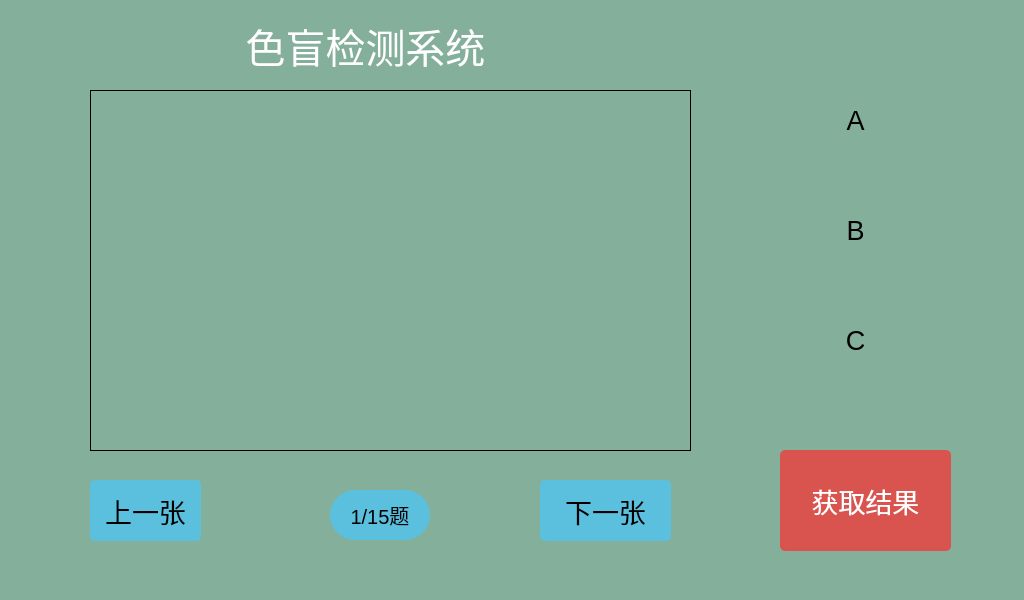
<?xml version="1.0" encoding="UTF-8"?>
<ui version="4.0">
 <class>MainWindow</class>
 <widget class="QMainWindow" name="MainWindow">
  <property name="geometry">
   <rect>
    <x>0</x>
    <y>0</y>
    <width>1024</width>
    <height>600</height>
   </rect>
  </property>
  <property name="windowTitle">
   <string>色盲检测系统</string>
  </property>
  <property name="styleSheet">
   <string notr="true">QPushButton
{
border-radius:5px;

}
QWidget
{
background-color: #84AF9B;
}
#btn_a:checked,#btn_b:checked,#btn_c:checked
{
background-color:rgb(89, 124, 255);border:2px solid #ccc;
}


</string>
  </property>
  <widget class="QWidget" name="centralwidget">
   <widget class="QLabel" name="label">
    <property name="geometry">
     <rect>
      <x>170</x>
      <y>20</y>
      <width>391</width>
      <height>51</height>
     </rect>
    </property>
    <property name="font">
     <font>
      <pointsize>30</pointsize>
     </font>
    </property>
    <property name="styleSheet">
     <string notr="true">color:white;</string>
    </property>
    <property name="text">
     <string>色盲检测系统</string>
    </property>
    <property name="alignment">
     <set>Qt::AlignCenter</set>
    </property>
   </widget>
   <widget class="QPushButton" name="btn_prev">
    <property name="geometry">
     <rect>
      <x>90</x>
      <y>480</y>
      <width>111</width>
      <height>61</height>
     </rect>
    </property>
    <property name="font">
     <font>
      <pointsize>20</pointsize>
     </font>
    </property>
    <property name="styleSheet">
     <string notr="true">background-color:#5bc0de;
border-radius:5px;</string>
    </property>
    <property name="text">
     <string>上一张</string>
    </property>
   </widget>
   <widget class="QPushButton" name="btn_next">
    <property name="geometry">
     <rect>
      <x>540</x>
      <y>480</y>
      <width>131</width>
      <height>61</height>
     </rect>
    </property>
    <property name="font">
     <font>
      <pointsize>20</pointsize>
     </font>
    </property>
    <property name="styleSheet">
     <string notr="true">
background-color:#5bc0de;
border-radius:5px;</string>
    </property>
    <property name="text">
     <string>下一张</string>
    </property>
   </widget>
   <widget class="QPushButton" name="btn_confirm">
    <property name="geometry">
     <rect>
      <x>780</x>
      <y>450</y>
      <width>171</width>
      <height>101</height>
     </rect>
    </property>
    <property name="font">
     <font>
      <pointsize>20</pointsize>
     </font>
    </property>
    <property name="styleSheet">
     <string notr="true">
#btn_confirm
{background-color:#d9534f;
border-radius:5px;
color:white;

}
</string>
    </property>
    <property name="text">
     <string>获取结果</string>
    </property>
   </widget>
   <widget class="QPushButton" name="btn_c">
    <property name="geometry">
     <rect>
      <x>790</x>
      <y>310</y>
      <width>131</width>
      <height>61</height>
     </rect>
    </property>
    <property name="font">
     <font>
      <pointsize>20</pointsize>
     </font>
    </property>
    <property name="text">
     <string>C</string>
    </property>
    <property name="checkable">
     <bool>true</bool>
    </property>
    <attribute name="buttonGroup">
     <string notr="true">answerGroup</string>
    </attribute>
   </widget>
   <widget class="QPushButton" name="btn_b">
    <property name="geometry">
     <rect>
      <x>790</x>
      <y>200</y>
      <width>131</width>
      <height>61</height>
     </rect>
    </property>
    <property name="font">
     <font>
      <pointsize>20</pointsize>
     </font>
    </property>
    <property name="styleSheet">
     <string notr="true">
#btn_b
{
border-redius:5px;
}
</string>
    </property>
    <property name="text">
     <string>B</string>
    </property>
    <property name="checkable">
     <bool>true</bool>
    </property>
    <property name="checked">
     <bool>false</bool>
    </property>
    <attribute name="buttonGroup">
     <string notr="true">answerGroup</string>
    </attribute>
   </widget>
   <widget class="QPushButton" name="btn_a">
    <property name="geometry">
     <rect>
      <x>790</x>
      <y>90</y>
      <width>131</width>
      <height>61</height>
     </rect>
    </property>
    <property name="font">
     <font>
      <pointsize>20</pointsize>
     </font>
    </property>
    <property name="styleSheet">
     <string notr="true"/>
    </property>
    <property name="text">
     <string>A</string>
    </property>
    <property name="checkable">
     <bool>true</bool>
    </property>
    <attribute name="buttonGroup">
     <string notr="true">answerGroup</string>
    </attribute>
   </widget>
   <widget class="QLabel" name="test_img">
    <property name="geometry">
     <rect>
      <x>90</x>
      <y>90</y>
      <width>601</width>
      <height>361</height>
     </rect>
    </property>
    <property name="styleSheet">
     <string notr="true">border-image: url(:/new/prefix1/images/圆形.jpg);</string>
    </property>
    <property name="frameShape">
     <enum>QFrame::Box</enum>
    </property>
    <property name="text">
     <string/>
    </property>
   </widget>
   <widget class="QLabel" name="label_show">
    <property name="geometry">
     <rect>
      <x>330</x>
      <y>490</y>
      <width>100</width>
      <height>50</height>
     </rect>
    </property>
    <property name="styleSheet">
     <string notr="true">font-size:20px;
border-radius:25px;
background-color:#5bc0de;</string>
    </property>
    <property name="frameShape">
     <enum>QFrame::Box</enum>
    </property>
    <property name="text">
     <string>1/15题</string>
    </property>
    <property name="alignment">
     <set>Qt::AlignCenter</set>
    </property>
   </widget>
  </widget>
  <widget class="QMenuBar" name="menubar">
   <property name="geometry">
    <rect>
     <x>0</x>
     <y>0</y>
     <width>1024</width>
     <height>23</height>
    </rect>
   </property>
  </widget>
  <widget class="QStatusBar" name="statusbar"/>
 </widget>
 <resources/>
 <connections/>
 <buttongroups>
  <buttongroup name="answerGroup"/>
 </buttongroups>
</ui>
